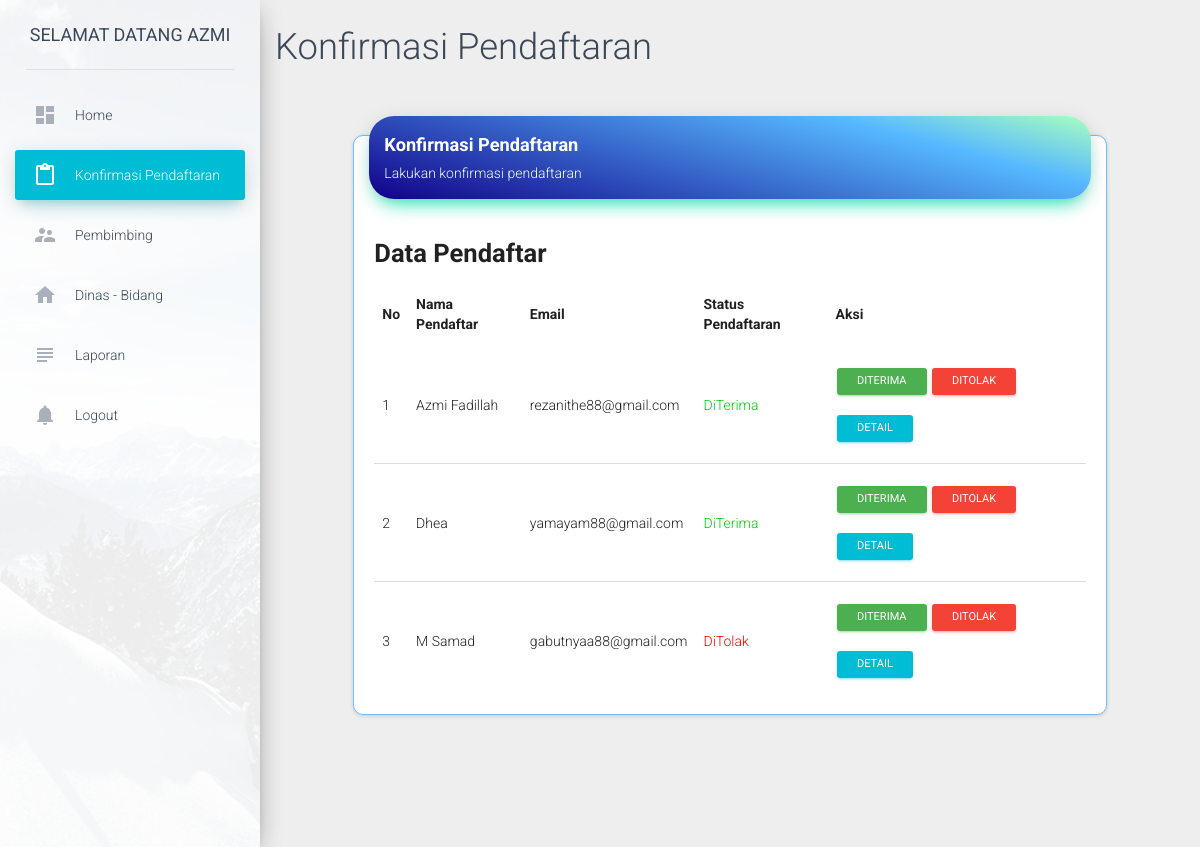
The page /dashboard/index.php?page=7 (signed in) on the database its author committed.
### tables this page shows
CREATE TABLE `pendaftaran` (
  `Id` int(11) NOT NULL,
  `nik` char(25) NOT NULL,
  `nama` varchar(100) DEFAULT NULL,
  `nama_panggilan` varchar(50) DEFAULT NULL,
  `tempat_lahir` varchar(50) DEFAULT NULL,
  `tanggal_lahir` date DEFAULT NULL,
  `jenis_kelamin` char(1) DEFAULT NULL,
  `telepon` varchar(15) NOT NULL,
  `alamat` text NOT NULL,
  `nama_akademik` varchar(200) NOT NULL,
  `jurusan_akademik` varchar(200) NOT NULL,
  `alamat_akademik` text NOT NULL,
  `tgl_masuk` date NOT NULL,
  `tgl_keluar` date NOT NULL,
  `id_dinas` int(11) NOT NULL,
  `nama_ayah` varchar(255) DEFAULT NULL,
  `tempat_lahir_ayah` varchar(255) DEFAULT NULL,
  `tanggal_lahir_ayah` date DEFAULT NULL,
  `pekerjaan_ayah` varchar(255) DEFAULT NULL,
  `telp_ayah` varchar(15) DEFAULT NULL,
  `nama_ibu` varchar(255) DEFAULT NULL,
  `tempat_lahir_ibu` varchar(255) DEFAULT NULL,
  `tanggal_lahir_ibu` date DEFAULT NULL,
  `pekerjaan_ibu` varchar(255) DEFAULT NULL,
  `telp_ibu` varbinary(15) DEFAULT NULL,
  `upload_surat` varchar(255) DEFAULT NULL,
  `upload_foto` varchar(255) DEFAULT NULL
);

CREATE TABLE `akun` (
  `Id` int(11) NOT NULL,
  `email` varchar(255) DEFAULT NULL,
  `password` varchar(255) DEFAULT NULL,
  `nama_admin` varchar(255) DEFAULT NULL,
  `role_user` varchar(255) DEFAULT NULL,
  `id_user` int(255) DEFAULT NULL
);

### dashboard/include/konfirmasi_pendaftaran.php (the view, shortened to what this page needs)
<h2>Konfirmasi Pendaftaran</h2>
<div class="row">
    <div class="col-sm-12 col-md-8 col-lg-10 col-lg-offset-1">
        <div class="card" style="margin-top: 50px">
            <div class="card-header" data-background-color="gb">
                <h4 class="title"><b>Konfirmasi Pendaftaran</b></h4>
                <p class="category">Lakukan konfirmasi pendaftaran</p>
            </div>
            <div class="card-content">
                <h3 style="overflow: hidden;"><b>Data Pendaftar</b></h3>
                <table class="table table-hover">
                    <thead>
                        <tr>
                            <td><b>No</b></td>
                            <td><b>Nama Pendaftar</b></td>
                            <td><b>Email</b></td>
                            <td><b>Status Pendaftaran</b></td>
                            <td><b>Aksi</b></td>
                        </tr>
                    </thead>
                    <tbody>
                        <?php
                        $query = "SELECT a.nama, a.id_dinas, a.id as id_daftar, b.id as id_akun, b.email, d.*, c.*
                                  FROM pendaftaran a, akun b, detail_pendaftaran c, dinas d
                                  WHERE a.id = b.id_user
                                  AND a.id_dinas = d.id
                                  AND b.role_user = 1
                                  AND c.id_user = a.id
                                  AND a.upload_foto != ''
                                  AND a.upload_surat != ''";
                        $exec = mysqli_query($conn, $query);
                        if ($exec) {
                            $total = mysqli_num_rows($exec);
                            if ($total > 0) {
                                while ($rows = mysqli_fetch_array($exec)) {
                                    $status = $rows['status_pendaftaran'];
                        ?>
                                    <tr>
                                        <td><?php echo ++$no; ?></td>
                                        <td><?php echo $rows['nama']; ?></td>
                                        <td><?php echo $rows['email']; ?></td>
                                        <td>
                                            <?php
                                            if ($status == 1) {
                                                print("<font color='##2ecc71'>DiTerima</font>");
                                            } elseif ($status == 2) {
                                                print("<font color='red'>DiTolak</font>");
                                            } else {
                                                print("<font color='#e74c3c'>Belum dikonfirmasi</font>");
                                            }
                                            ?>
                                        </td>
                                        <td>
                                            <a href='#id<?php echo $rows['id_daftar'] ?>' data-toggle='modal' class='btn btn-success btn-sm'>DiTerima</a>
                                            <a href='#reject<?php echo $rows['id_daftar'] ?>' data-toggle='modal' class='btn btn-danger btn-sm'>Ditolak</a>
                                            <a href="index.php?page=28&ida=<?php echo $rows['id_akun'] ?>&idd=<?php echo $rows['id_daftar'] ?>" class="btn btn-info btn-sm">Detail</a>
                                        </td>
                                    </tr>
                        <?php
                                }
                            } else {
                                echo "<td colspan='5' align='center'><h3><b>Belum ada siswa daftar</b></h3></td>";
                            }
                        } else {
                            echo mysqli_error($conn);
                        }
                        ?>
                    </tbody>
                </table>
            </div>
        </div>
    </div>
</div>

### rows shown on the page
pendaftaran: nama "Azmi Fadillah", akun.email "rezanithe88@gmail.com", shows "DiTerima"
pendaftaran: nama "Dhea", akun.email "yamayam88@gmail.com", shows "DiTerima"
pendaftaran: nama "M Samad", akun.email "gabutnyaa88@gmail.com", shows "DiTolak"

### other values the page prints
$nama_admin "AZMI"
